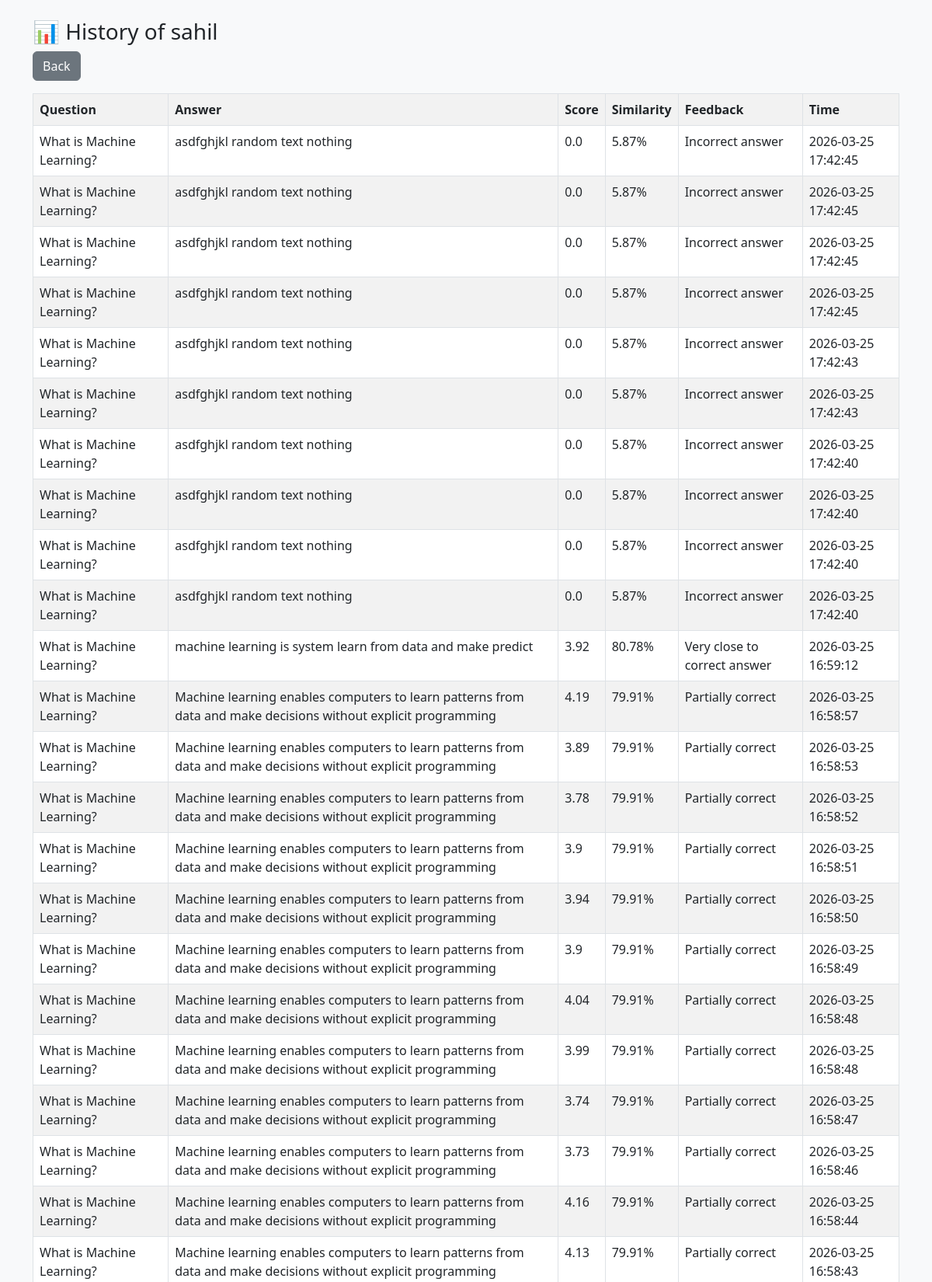
Screenshot of /student_history/sahil (signed in, upper part) with the database file from the repository.
### tables this page shows
CREATE TABLE attempts (
        id INTEGER PRIMARY KEY AUTOINCREMENT,
        username TEXT,
        question TEXT,
        student_answer TEXT,
        correct_answer TEXT,
        score REAL,
        similarity REAL,
        feedback TEXT,
        timestamp DATETIME DEFAULT CURRENT_TIMESTAMP
    );

### app.py (the view)
@app.route('/student_history/<username>')
def student_history(username):
    if 'role' not in session or session['role'] != 'teacher':
        return redirect('/login')
    conn = get_db()
    cur = conn.cursor()
    cur.execute("""
    SELECT question, student_answer, score, similarity, feedback, timestamp
    FROM attempts
    WHERE username=?
    ORDER BY timestamp DESC
    """, (username,))
    data = cur.fetchall()
    conn.close()
    return render_template("student_history.html", data=data, username=username)

### app.py (called while the page is built)
def get_db():
    conn = sqlite3.connect("models.db")
    conn.row_factory = sqlite3.Row
    return conn

### templates/student_history.html (shortened to what this page needs)
<!DOCTYPE html>
<html>
<head>
    <link href="https://cdn.jsdelivr.net/npm/bootstrap@5.3.0/dist/css/bootstrap.min.css" rel="stylesheet">
</head>
<body class="bg-light">
<div class="container mt-4">
    <h3>📊 History of {{ username }}</h3>
    <a href="/teacher" class="btn btn-secondary mb-3">Back</a>
    <table class="table table-bordered table-striped">
        <tr>
            <th>Question</th>
            <th>Answer</th>
            <th>Score</th>
            <th>Similarity</th>
            <th>Feedback</th>
            <th>Time</th>
        </tr>
        {% for row in data %}
        <tr>
            <td>{{ row[0] }}</td>
            <td>{{ row[1] }}</td>
            <td>{{ row[2] }}</td>
            <td>{{ row[3] }}%</td>
            <td>{{ row[4] }}</td>
            <td>{{ row[5] }}</td>
        </tr>
        {% endfor %}
    </table>
</div>
</body>
</html>

### rows the page displays
attempts: question "What is Machine Learning?", student_answer "asdfghjkl random text nothing", score "0.0", similarity "5.87", feedback "Incorrect answer", timestamp "2026-03-25 17:42:45"
attempts: question "What is Machine Learning?", student_answer "asdfghjkl random text nothing", score "0.0", similarity "5.87", feedback "Incorrect answer", timestamp "2026-03-25 17:42:45"
attempts: question "What is Machine Learning?", student_answer "asdfghjkl random text nothing", score "0.0", similarity "5.87", feedback "Incorrect answer", timestamp "2026-03-25 17:42:45"
attempts: question "What is Machine Learning?", student_answer "asdfghjkl random text nothing", score "0.0", similarity "5.87", feedback "Incorrect answer", timestamp "2026-03-25 17:42:45"
attempts: question "What is Machine Learning?", student_answer "asdfghjkl random text nothing", score "0.0", similarity "5.87", feedback "Incorrect answer", timestamp "2026-03-25 17:42:43"
attempts: question "What is Machine Learning?", student_answer "asdfghjkl random text nothing", score "0.0", similarity "5.87", feedback "Incorrect answer", timestamp "2026-03-25 17:42:43"
attempts: question "What is Machine Learning?", student_answer "asdfghjkl random text nothing", score "0.0", similarity "5.87", feedback "Incorrect answer", timestamp "2026-03-25 17:42:40"
attempts: question "What is Machine Learning?", student_answer "asdfghjkl random text nothing", score "0.0", similarity "5.87", feedback "Incorrect answer", timestamp "2026-03-25 17:42:40"
attempts: question "What is Machine Learning?", student_answer "asdfghjkl random text nothing", score "0.0", similarity "5.87", feedback "Incorrect answer", timestamp "2026-03-25 17:42:40"
attempts: question "What is Machine Learning?", student_answer "asdfghjkl random text nothing", score "0.0", similarity "5.87", feedback "Incorrect answer", timestamp "2026-03-25 17:42:40"
attempts: question "What is Machine Learning?", student_answer "machine learning is system learn from data and make predict", score "3.92", similarity "80.78", feedback "Very close to correct answer", timestamp "2026-03-25 16:59:12"
attempts: question "What is Machine Learning?", student_answer "Machine learning enables computers to learn patterns from data and make decisions without explicit programming", score "4.19", similarity "79.91", feedback "Partially correct", timestamp "2026-03-25 16:58:57"
attempts: question "What is Machine Learning?", student_answer "Machine learning enables computers to learn patterns from data and make decisions without explicit programming", score "3.89", similarity "79.91", feedback "Partially correct", timestamp "2026-03-25 16:58:53"
attempts: question "What is Machine Learning?", student_answer "Machine learning enables computers to learn patterns from data and make decisions without explicit programming", score "3.78", similarity "79.91", feedback "Partially correct", timestamp "2026-03-25 16:58:52"
attempts: question "What is Machine Learning?", student_answer "Machine learning enables computers to learn patterns from data and make decisions without explicit programming", score "3.9", similarity "79.91", feedback "Partially correct", timestamp "2026-03-25 16:58:51"
attempts: question "What is Machine Learning?", student_answer "Machine learning enables computers to learn patterns from data and make decisions without explicit programming", score "3.94", similarity "79.91", feedback "Partially correct", timestamp "2026-03-25 16:58:50"
attempts: question "What is Machine Learning?", student_answer "Machine learning enables computers to learn patterns from data and make decisions without explicit programming", score "3.9", similarity "79.91", feedback "Partially correct", timestamp "2026-03-25 16:58:49"
attempts: question "What is Machine Learning?", student_answer "Machine learning enables computers to learn patterns from data and make decisions without explicit programming", score "4.04", similarity "79.91", feedback "Partially correct", timestamp "2026-03-25 16:58:48"
attempts: question "What is Machine Learning?", student_answer "Machine learning enables computers to learn patterns from data and make decisions without explicit programming", score "3.99", similarity "79.91", feedback "Partially correct", timestamp "2026-03-25 16:58:48"
attempts: question "What is Machine Learning?", student_answer "Machine learning enables computers to learn patterns from data and make decisions without explicit programming", score "3.74", similarity "79.91", feedback "Partially correct", timestamp "2026-03-25 16:58:47"
attempts: question "What is Machine Learning?", student_answer "Machine learning enables computers to learn patterns from data and make decisions without explicit programming", score "3.73", similarity "79.91", feedback "Partially correct", timestamp "2026-03-25 16:58:46"
attempts: question "What is Machine Learning?", student_answer "Machine learning enables computers to learn patterns from data and make decisions without explicit programming", score "4.16", similarity "79.91", feedback "Partially correct", timestamp "2026-03-25 16:58:44"
attempts: question "What is Machine Learning?", student_answer "Machine learning enables computers to learn patterns from data and make decisions without explicit programming", score "4.13", similarity "79.91", feedback "Partially correct", timestamp "2026-03-25 16:58:43"

### other values shown
{{ username }} "sahil"
